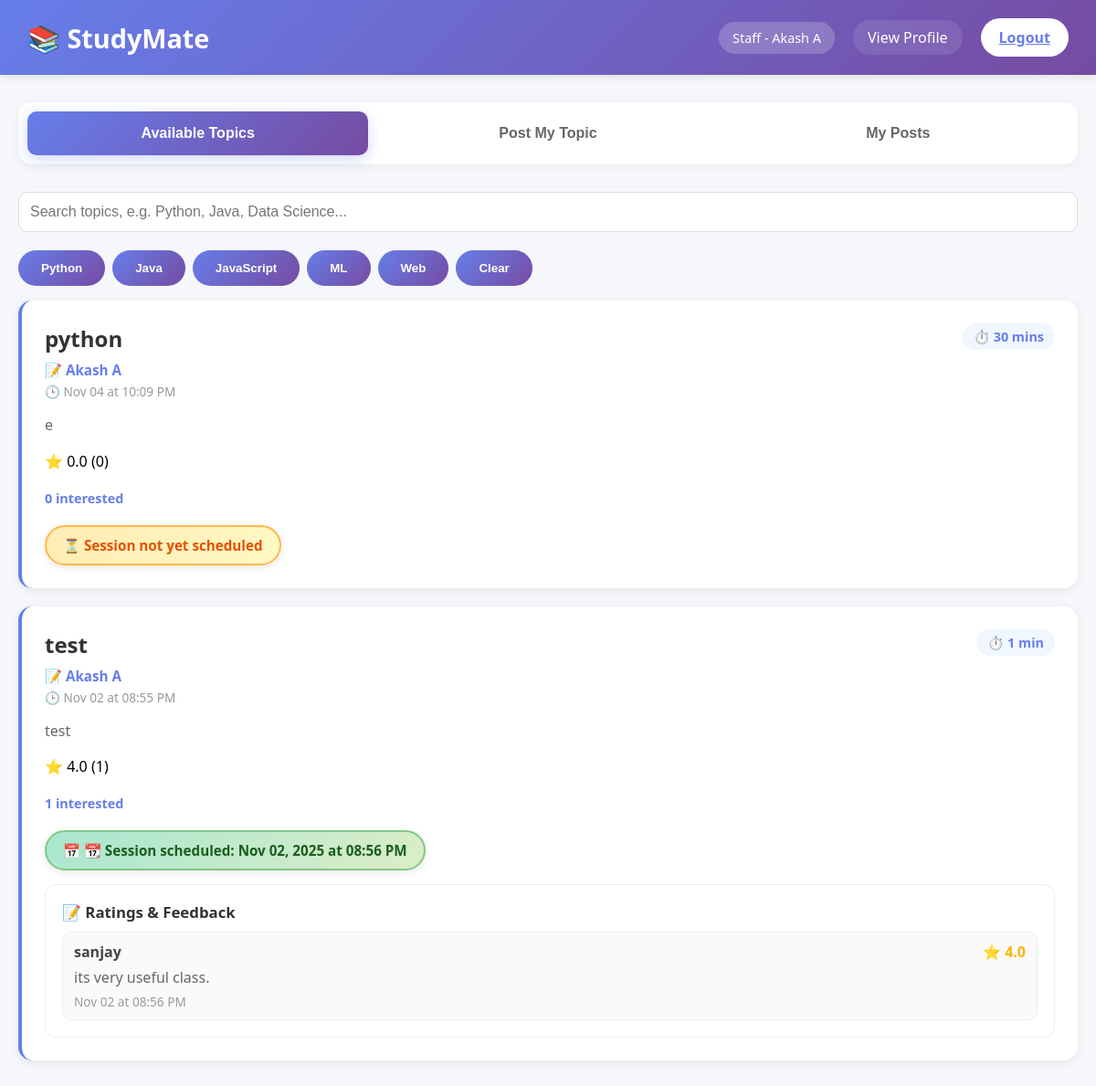
Screenshot of /home (signed in) with the database file from the repository.
### tables this page shows
CREATE TABLE users (
                id INTEGER PRIMARY KEY AUTOINCREMENT,
                username TEXT UNIQUE NOT NULL,
                password TEXT NOT NULL,
                profession TEXT NOT NULL,
                name TEXT NOT NULL,
                bio TEXT,
                avatar TEXT,
                email_verified INTEGER DEFAULT 0
            , role TEXT NOT NULL DEFAULT 'student', mobile TEXT, mobile_verified INTEGER DEFAULT 0);

CREATE TABLE topics (
                id INTEGER PRIMARY KEY AUTOINCREMENT,
                title TEXT NOT NULL,
                description TEXT NOT NULL,
                duration TEXT NOT NULL,
                created_by INTEGER NOT NULL,
                created_at TIMESTAMP DEFAULT CURRENT_TIMESTAMP,
                scheduled_datetime TEXT,
                category TEXT,
                status TEXT DEFAULT 'active',
                is_archived INTEGER DEFAULT 0,
                FOREIGN KEY (created_by) REFERENCES users(id) ON DELETE CASCADE
            );

CREATE TABLE ratings (
                id INTEGER PRIMARY KEY AUTOINCREMENT,
                user_id INTEGER NOT NULL,
                topic_id INTEGER NOT NULL,
                rating REAL NOT NULL CHECK (rating >= 0 AND rating <= 5),
                feedback TEXT,
                created_at TIMESTAMP DEFAULT CURRENT_TIMESTAMP,
                updated_at TIMESTAMP DEFAULT CURRENT_TIMESTAMP,
                FOREIGN KEY (user_id) REFERENCES users(id) ON DELETE CASCADE,
                FOREIGN KEY (topic_id) REFERENCES topics(id) ON DELETE CASCADE,
                UNIQUE(user_id, topic_id)
            );

### main.py (the view)
@app.route('/home')
def home():
    if 'user' not in session:
        return redirect(url_for('landing'))
    user = session['user']
    if user.get('is_admin'):
        return redirect(url_for('admin_home'))
    conn = sqlite3.connect(DB_NAME)
    c = conn.cursor()
    c.execute("""
        SELECT t.id, t.title, t.description, t.duration, t.created_by, t.created_at,
               t.scheduled_datetime, u.username, u.name,
               COUNT(DISTINCT w.id) as willingness_count,
               IFNULL(t.category, ''),
               ROUND(AVG(r.rating), 2) as avg_rating,
               COUNT(r.id) as ratings_count
        FROM topics t
        LEFT JOIN users u ON t.created_by = u.id
        LEFT JOIN willingness w ON t.id = w.topic_id
        LEFT JOIN ratings r ON t.id = r.topic_id
        GROUP BY t.id
        ORDER BY t.created_at DESC
    """)
    raw_topics = c.fetchall()
    topics = []
    now = datetime.now()
    for topic in raw_topics:
        topic_list = list(topic)
        original_scheduled = topic_list[6]  # Keep original for date check
        if topic_list[5]:  # created_at exists
            try:
                for fmt in ['%Y-%m-%d %H:%M:%S', '%Y-%m-%d %H:%M', '%Y-%m-%d']:
                    try:
                        dt = datetime.strptime(str(topic_list[5]), fmt)
                        topic_list[5] = dt.strftime('%b %d at %I:%M %p')
                        break
                    except ValueError:
                        continue
            except:
                topic_list[5] = str(topic_list[5])
        can_feedback = True  # Default: can give feedback if no scheduled date
        if topic_list[6]:  # scheduled_datetime exists
            try:
                for fmt in ['%Y-%m-%dT%H:%M', '%Y-%m-%d %H:%M:%S', '%Y-%m-%d %H:%M']:
                    try:
                        dt = datetime.strptime(str(topic_list[6]), fmt)
                        topic_list[6] = dt.strftime('%b %d, %Y at %I:%M %p')
                        can_feedback = now >= dt
                        break
                    except ValueError:
                        continue
            except:
                topic_list[6] = str(topic_list[6])
        if topic_list[11] is None:
            topic_list[11] = 0.0
        topic_list.append(can_feedback)
        topics.append(tuple(topic_list))
    c.execute("""
        SELECT t.id, t.title, t.description, t.duration, t.created_by, t.created_at, t.scheduled_datetime,
               COUNT(DISTINCT w.id) as willingness_count,
               IFNULL(t.category, ''),
               ROUND(AVG(r.rating), 2) as avg_rating,
               COUNT(r.id) as ratings_count
        FROM topics t
        LEFT JOIN willingness w ON t.id = w.topic_id
        LEFT JOIN ratings r ON t.id = r.topic_id
        WHERE t.created_by = ?
        GROUP BY t.id
        ORDER BY t.created_at DESC
    """, (user['id'],))
    raw_my_topics = c.fetchall()
    my_topics = []
    for topic in raw_my_topics:
        topic_list = list(topic)
        if topic_list[5]:  # created_at exists
            try:
                for fmt in ['%Y-%m-%d %H:%M:%S', '%Y-%m-%d %H:%M', '%Y-%m-%d']:
                    try:
                        dt = datetime.strptime(str(topic_list[5]), fmt)
                        topic_list[5] = dt.strftime('%b %d at %I:%M %p')
                        break
                    except ValueError:
                        continue
            except:
                topic_list[5] = str(topic_list[5])
        if topic_list[6]:
            try:
                for fmt in ['%Y-%m-%dT%H:%M', '%Y-%m-%d %H:%M:%S', '%Y-%m-%d %H:%M']:
                    try:
                        dt = datetime.strptime(str(topic_list[6]), fmt)
                        topic_list[6] = dt.strftime('%b %d, %Y at %I:%M %p')
                        break
                    except ValueError:
                        continue
            except:
                topic_list[6] = str(topic_list[6])
        if topic_list[9] is None:
            topic_list[9] = 0.0
        my_topics.append(tuple(topic_list))
    c.execute("SELECT topic_id FROM willingness WHERE user_id = ?", (user['id'],))
    my_willingness = [row[0] for row in c.fetchall()]
    willing_users = {}
    topic_ratings = {}
    for topic in my_topics:
        c.execute("""
            SELECT u.name, u.username
            FROM willingness w
            JOIN users u ON w.user_id = u.id
            WHERE w.topic_id = ?
        """, (topic[0],))
        willing_users[topic[0]] = [{'name': row[0], 'email': row[1]} for row in c.fetchall()]
        c.execute("""
            SELECT u.name, r.rating, IFNULL(r.feedback, ''), r.created_at
            FROM ratings r
            JOIN users u ON r.user_id = u.id
            WHERE r.topic_id = ?
            ORDER BY r.created_at DESC
        """, (topic[0],))
        rows = c.fetchall()
        formatted = []
        for name, rating, feedback, created_at in rows:
            ts = str(created_at) if created_at is not None else ''
            try:
                dt = None
                for fmt in ['%Y-%m-%d %H:%M:%S', '%Y-%m-%d %H:%M', '%Y-%m-%d']:
                    try:
                        from datetime import datetime as _dt
                        dt = _dt.strptime(ts, fmt)
                        break
                    except ValueError:
                        continue
                created_str = dt.strftime('%b %d at %I:%M %p') if dt else ts
            except Exception:
                created_str = ts
            formatted.append({'name': name, 'rating': rating, 'feedback': feedback, 'when': created_str})
        topic_ratings[topic[0]] = formatted
    c = None
    conn.close()
    return render_template('home.html',
                           user=user,
                           topics=topics,
                           my_topics=my_topics,
                           my_willingness=my_willingness,
                           willing_users=willing_users,
                           topic_ratings=topic_ratings)

### templates/home.html (shortened to what this page needs)
<!DOCTYPE html>
<html lang="en">
<head>
</head>
<body>
    <div class="header">
        <h2>📚 StudyMate</h2>
        <div class="user-info">
            <span class="user-badge">{{ user.profession|capitalize }} - {{ user.name }}</span>
            <a href="{{ url_for('profile.profile', username=user.username) }}" class="nav-link" style="color: white; text-decoration: none; background: rgba(255,255,255,0.1); padding: 8px 16px; border-radius: 20px;">View Profile</a>
            <a href="{{ url_for('logout') }}" class="logout-btn">Logout</a>
        </div>
    </div>
    <div class="container">
        <div class="tabs">
            <button class="tab active" onclick="switchTab('available')">Available Topics</button>
            <button class="tab" onclick="switchTab('post')">Post My Topic</button>
            <button class="tab" onclick="switchTab('myposts')">My Posts</button>
        </div>
        <div id="available" class="tab-content active">
            <div style="display:flex;flex-direction:column;gap:10px;margin-bottom:16px;">
              <input id="topicSearch" type="text" placeholder="Search topics, e.g. Python, Java, Data Science..." style="padding:12px;border-radius:10px;border:1px solid #ddd;width:100%;font-size:1rem;" oninput="filterTopics()" />
              <div style="display:flex;gap:8px;flex-wrap:wrap;">
                <button class="willing-btn" type="button" onclick="applyTag('python')">Python</button>
                <button class="willing-btn" type="button" onclick="applyTag('java')">Java</button>
                <button class="willing-btn" type="button" onclick="applyTag('javascript')">JavaScript</button>
                <button class="willing-btn" type="button" onclick="applyTag('machine-learning')">ML</button>
                <button class="willing-btn" type="button" onclick="applyTag('web')">Web</button>
                <button class="willing-btn" type="button" onclick="applyTag('')">Clear</button>
              </div>
            </div>
            {% if topics %}
                {% for topic in topics %}
                <div class="topic-card" data-title="{{ topic[1]|lower }}" data-desc="{{ topic[2]|lower }}" data-category="{{ (topic[10] or '')|lower }}">
                    <div class="topic-header">
                        <div>
                            <div class="topic-title">{{ topic[1] }}</div>
                            <div class="topic-author">📝 {{ topic[8] }}</div>
                            <div style="color: #999; font-size: 0.85em; margin-top: 4px;">🕒 {{ topic[5] }}</div>
                        </div>
                        <div>
                            <span class="topic-duration">⏱️ {{ topic[3] }}</span>
                        </div>
                    </div>
                    <div class="topic-description">{{ topic[2] }}</div>
                    <div class="rating-box">
                        <span id="avg-{{ topic[0] }}">⭐ {{ '%.1f' % topic[11] }} ({{ topic[12] }})</span>
                    </div>
                    <div class="meta-info">
                        <span class="willing-count" id="count-{{ topic[0] }}">{{ topic[9] }} interested</span>
                    </div>
                    <div style="margin-top: 10px;">
                        {% if topic[6] %}
                            <div class="session-status scheduled">
                                📅 📆 Session scheduled: {{ topic[6] }}
                            </div>
                        {% else %}
                            <div class="session-status not-scheduled">
                                ⏳ Session not yet scheduled
                            </div>
                        {% endif %}
                    </div>
                    {% if topic_ratings and topic_ratings.get(topic[0]) %}
                        <div style="margin-top: 15px; padding: 18px; background: #fff; border-radius: 12px; border: 1px solid #eee;">
                            <strong style="color: #333; font-size: 1.05em;">📝 Ratings & Feedback</strong>
                            <div style="margin-top: 10px; display: grid; gap: 10px;">
                                {% for rf in topic_ratings.get(topic[0], []) %}
                                    <div style="padding: 10px 12px; background: #fafafa; border-radius: 10px; border: 1px solid #eee;">
                                        <div style="display:flex; justify-content: space-between; align-items:center;">
                                            <span style="font-weight:700; color:#444;">{{ rf.name }}</span>
                                            <span style="color:#ffb300; font-weight:700;">⭐ {{ '%.1f' % rf.rating }}</span>
                                        </div>
                                        {% if rf.feedback %}
                                        <div style="margin-top:6px; color:#666;">{{ rf.feedback }}</div>
                                        {% endif %}
                                        <div style="margin-top:6px; color:#999; font-size:0.85em;">{{ rf.when }}</div>
                                    </div>
                                {% endfor %}
                            </div>
                        </div>
                    {% endif %}
                </div>
                {% endfor %}
            {% else %}
                <div class="empty-state">
                    <h3>📝 No topics available yet</h3>
                    <p>Be the first to post a topic!</p>
                </div>
            {% endif %}
        </div>
    </div>
</body>
</html>

### templates/home.html (style rules this page uses)
* { margin: 0; padding: 0; box-sizing: border-box; }
body { font-family: 'Segoe UI', Tahoma, Geneva, Verdana, sans-serif; background: #f5f7fa; min-height: 100vh; }
.header { background: linear-gradient(135deg, #667eea 0%, #764ba2 100%); color: white; padding: 20px 30px; display: flex; justify-content: space-between; align-items: center; box-shadow: 0 2px 10px rgba(0, 0, 0, 0.1); }
.header h2 { font-size: 1.8em; }
.user-info { display: flex; align-items: center; gap: 20px; }
.user-badge { background: rgba(255, 255, 255, 0.2); padding: 8px 15px; border-radius: 20px; font-size: 0.9em; }
.logout-btn { background: white; color: #667eea; padding: 10px 20px; border: none; border-radius: 25px; cursor: pointer; font-weight: 600; transition: all 0.3s ease; }
.container { max-width: 1200px; margin: 30px auto; padding: 0 20px; }
.tabs { display: flex; gap: 10px; margin-bottom: 30px; background: white; padding: 10px; border-radius: 15px; box-shadow: 0 2px 10px rgba(0, 0, 0, 0.05); }
.tab { flex: 1; padding: 15px; text-align: center; background: white; border: none; border-radius: 10px; cursor: pointer; font-size: 1em; font-weight: 600; color: #666; transition: all 0.3s ease; }
.tab.active { background: linear-gradient(135deg, #667eea 0%, #764ba2 100%); color: white; box-shadow: 0 4px 15px rgba(102, 126, 234, 0.3); }
.tab-content { display: none; }
.tab-content.active { display: block; animation: fadeIn 0.3s; }
.topic-card { background: white; padding: 25px; border-radius: 15px; margin-bottom: 20px; box-shadow: 0 2px 10px rgba(0, 0, 0, 0.08); transition: all 0.3s ease; border-left: 4px solid #667eea; }
.topic-header { display: flex; justify-content: space-between; align-items: start; margin-bottom: 15px; }
.topic-title { font-size: 1.5em; color: #333; font-weight: 700; }
.topic-author { color: #667eea; font-size: 0.95em; margin-top: 8px; font-weight: 600; }
.topic-description { color: #666; margin: 15px 0; line-height: 1.6; }
.topic-duration { display: inline-block; background: #f0f7ff; color: #667eea; padding: 5px 12px; border-radius: 20px; font-size: 0.9em; font-weight: 600; }
.rating-box { display: flex; align-items: center; gap: 10px; margin-top: 8px; flex-wrap: wrap; }
.willing-btn { background: linear-gradient(135deg, #667eea 0%, #764ba2 100%); color: white; border: none; padding: 12px 25px; border-radius: 25px; cursor: pointer; font-weight: 600; transition: all 0.3s ease; margin-top: 10px; }
.willing-count { margin-top: 10px; font-weight: 600; color: #667eea; }
.meta-info { display: flex; gap: 15px; margin-top: 10px; font-size: 0.9em; color: #888; align-items: center; }
.session-status { margin-top: 10px; padding: 10px 18px; border-radius: 25px; display: inline-block; font-weight: 600; font-size: 0.95em; box-shadow: 0 2px 8px rgba(0, 0, 0, 0.1); }
.scheduled { background: linear-gradient(135deg, #a8e6cf 0%, #dcedc8 100%); color: #1b5e20; border: 2px solid #81c784; }
.not-scheduled { background: linear-gradient(135deg, #ffecb3 0%, #fff9c4 100%); color: #e65100; border: 2px solid #ffb74d; }

### rows the page displays
users: profession "Staff", name "Akash A"
topics: title "python", topic "Akash A", topic "Nov 04 at 10:09 PM", duration "30 mins", description "e", value "0.0", is_archived "0", shows "⏳ Session not yet scheduled"
topics: title "test", topic "Akash A", topic "Nov 02 at 08:55 PM", duration "1 min", description "test", value "4.0", topic "1", topic "Nov 02, 2025 at 08:56 PM"
ratings: name "sanjay", rating "4.0", feedback "its very useful class.", when "Nov 02 at 08:56 PM"
